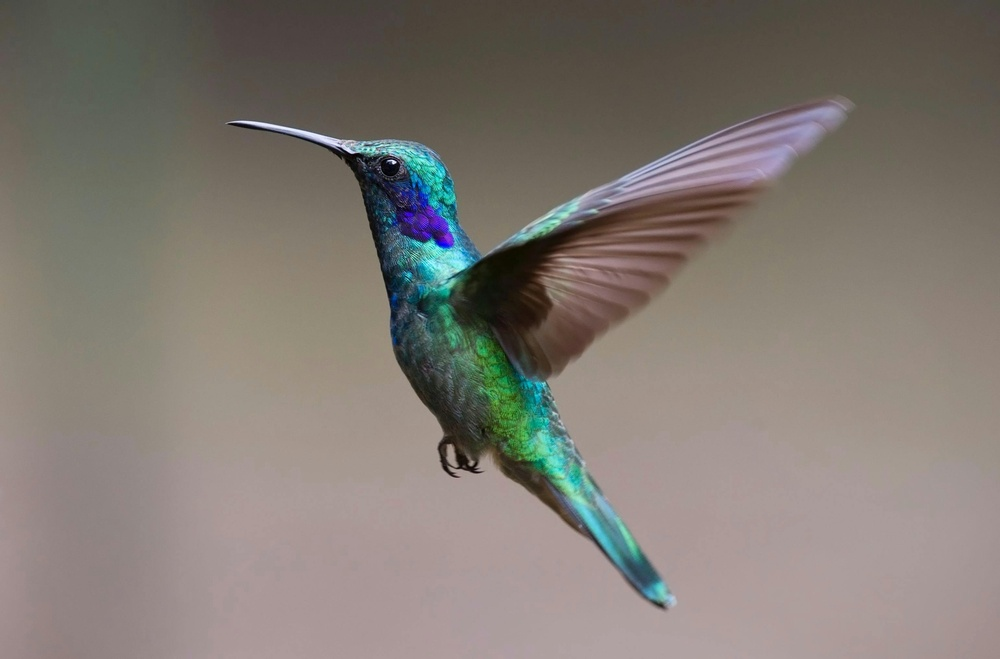
#> input picture scripts/bird.jpg, 1000 x 659 px, shrunk from 3082 x 2031 before the run
$ python opencv_images4.py --image bird.jpg
#> lines starting #> are read from the running program, lines starting #| are printed output that depends on the picture
# Importowanie biblioteki argparse do obsługi argumentów wiersza poleceń
import argparse

# Importowanie biblioteki OpenCV do przetwarzania obrazów
import cv2

# Importowanie biblioteki numpy do operacji na macierzach
import numpy as np

# Inicjalizacja parsera argumentów
ap = argparse.ArgumentParser()
# Dodanie argumentu --image (lub -i), określającego ścieżkę do obrazu wejściowego
ap.add_argument("-i", "--image", required=True, help="path to input image")
# Parsowanie argumentów i konwersja na słownik
args = vars(ap.parse_args())

# Wczytanie obrazu z dysku
image = cv2.imread(args["image"])
#> image is the input picture: shape (659, 1000, 3); mean B, G, R 114.9, 121.9, 129.1

# Wyświetlenie oryginalnego obrazu
cv2.imshow("Original", image)

# Tworzenie macierzy o tych samych wymiarach co obraz, wypełnionej wartościami 100
# np.ones tworzy macierz jedynek, mnożymy przez 100, typ danych uint8 (0-255)
M = np.ones(image.shape, np.uint8) * 100

# Dodawanie wartości 100 do każdego piksela obrazu przy użyciu cv2.add
# Funkcja cv2.add wykonuje nasycenie (jeśli wynik > 255, to zostaje 255)
added = cv2.add(image, M)
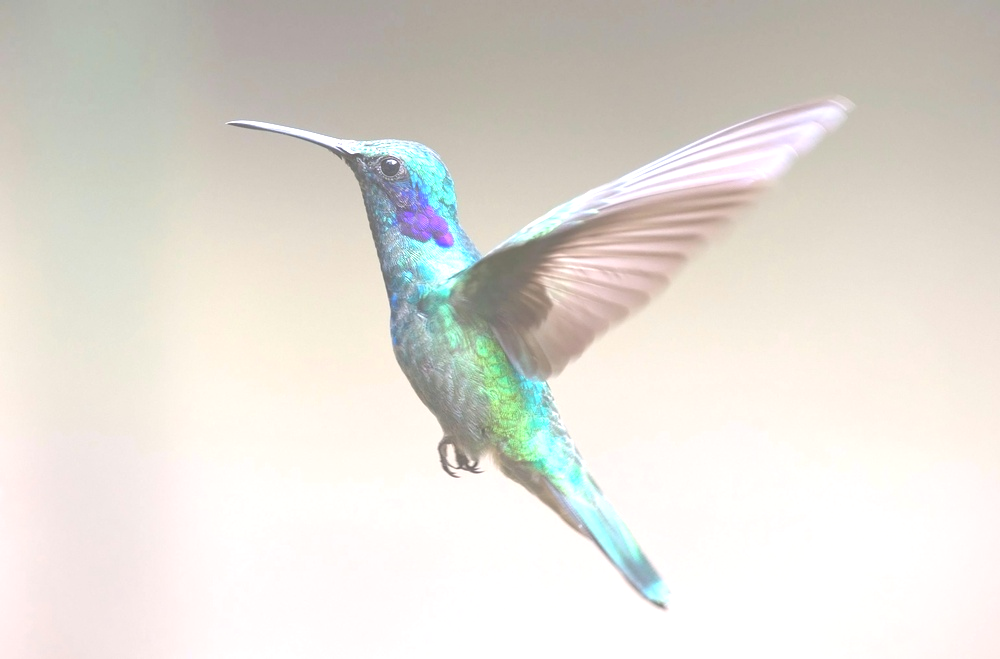
#> added: shape (659, 1000, 3); mean B, G, R 214, 221.1, 224.9
# Wyświetlenie rozjaśnionego obrazu
cv2.imshow("Lighter", added)

# Odejmowanie wartości 100 od każdego piksela obrazu przy użyciu cv2.subtract
# Funkcja cv2.subtract wykonuje nasycenie (jeśli wynik < 0, to zostaje 0)
subtracted = cv2.subtract(image, M)
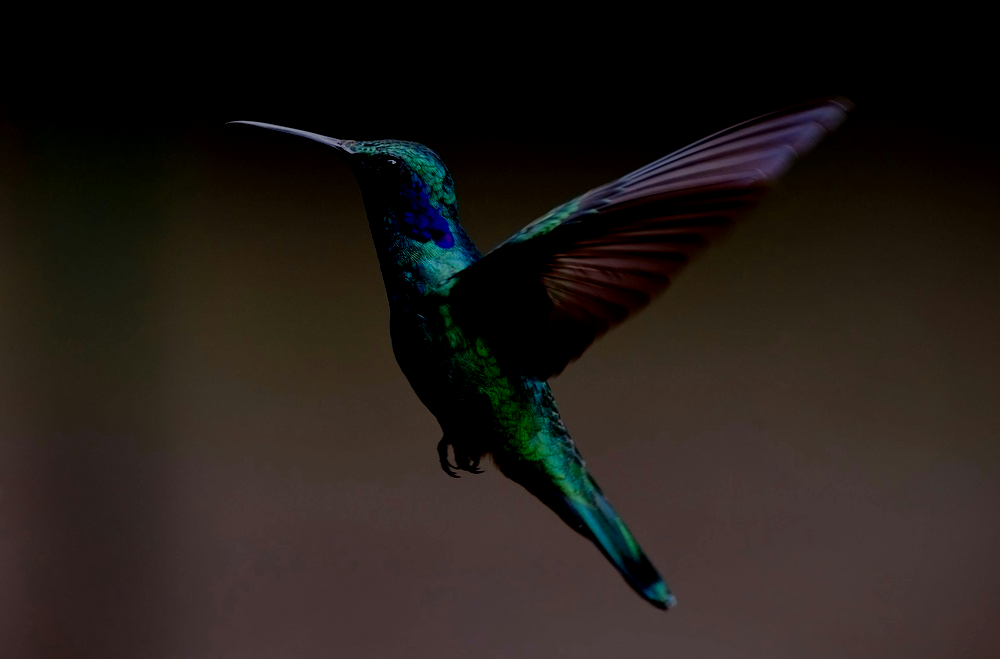
#> subtracted: shape (659, 1000, 3); mean B, G, R 24.5, 28.7, 35.4
# Wyświetlenie przyciemnioného obrazu
cv2.imshow("Darker", subtracted)

# Oczekiwanie na dowolny klawisz przed zamknięciem okien
cv2.waitKey(0)
